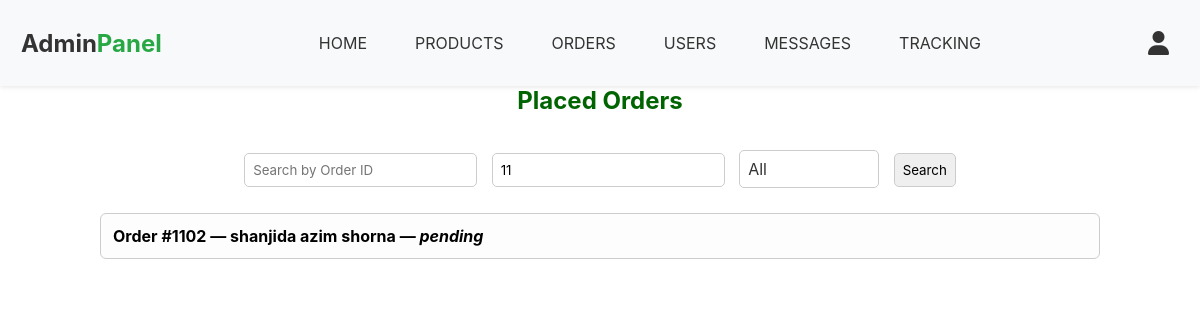
Before: /admin_orders.php?user_id=11 (signed in) with the older database file.
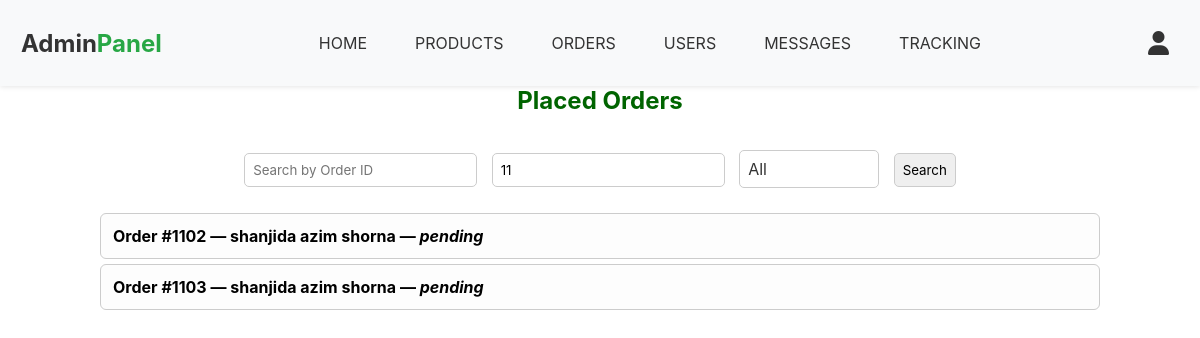
After: the same page with the newer database file.
### tables this page shows
CREATE TABLE `orders` (
  `id` int(11) NOT NULL,
  `user_id` int(11) NOT NULL,
  `name` varchar(100) NOT NULL,
  `email` varchar(100) NOT NULL,
  `number` varchar(20) DEFAULT NULL,
  `address` text DEFAULT NULL,
  `total_products` text NOT NULL,
  `total_price` decimal(10,2) NOT NULL,
  `method` varchar(50) NOT NULL,
  `payment_status` enum('pending','completed','return') NOT NULL DEFAULT 'pending',
  `placed_on` datetime NOT NULL DEFAULT current_timestamp()
);

### admin_orders.php (the view, shortened to what this page needs)
<!DOCTYPE html>
<html lang="en">
<head>
   <link rel="stylesheet" href="css/admin_page.css">
   <link rel="stylesheet" href="https://cdn.jsdelivr.net/npm/@fortawesome/fontawesome-free@6.5.2/css/all.min.css">
</head>
<body>
<?php include 'admin_header.php'; ?>
<section class="placed-orders">
   <h1 class="title">Placed Orders</h1>
   <form method="GET" class="search-form" style="text-align:center;">
      <input type="text" name="search_id" placeholder="Search by Order ID" value="<?= isset($_GET['search_id']) ? htmlspecialchars($_GET['search_id']) : '' ?>">
      <input type="text" name="user_id" placeholder="Search by User ID" value="<?= isset($_GET['user_id']) ? htmlspecialchars($_GET['user_id']) : '' ?>">
      <select name="status_filter">
         <option value="">All</option>
      </select>
      <button type="submit">Search</button>
   </form>
   <div class="list-container">
      <?php
         $query = "SELECT * FROM `orders` WHERE 1";
         $params = [];
         if (!empty($_GET['user_id'])) {
            $query .= " AND user_id = ?";
            $params[] = $_GET['user_id'];
         }
         $select_orders = $conn->prepare($query);
         $select_orders->execute($params);
         if($select_orders->rowCount() > 0){
            while($order = $select_orders->fetch(PDO::FETCH_ASSOC)){
      ?>
      <div class="order-row" onclick="toggleDetails('details-<?= $order['id']; ?>')">
         <strong>Order #<?= $order['id']; ?></strong> — <?= htmlspecialchars($order['name']); ?> — <em><?= $order['payment_status']; ?></em>
      </div>
      <?php
            }
         } else {
            echo "<p class='empty'>No orders found!</p>";
         }
      ?>
   </div>
</section>
</body>
</html>

Changed rows visible on the page:
added orders: id "1103", name "shanjida azim shorna", payment_status "pending"
